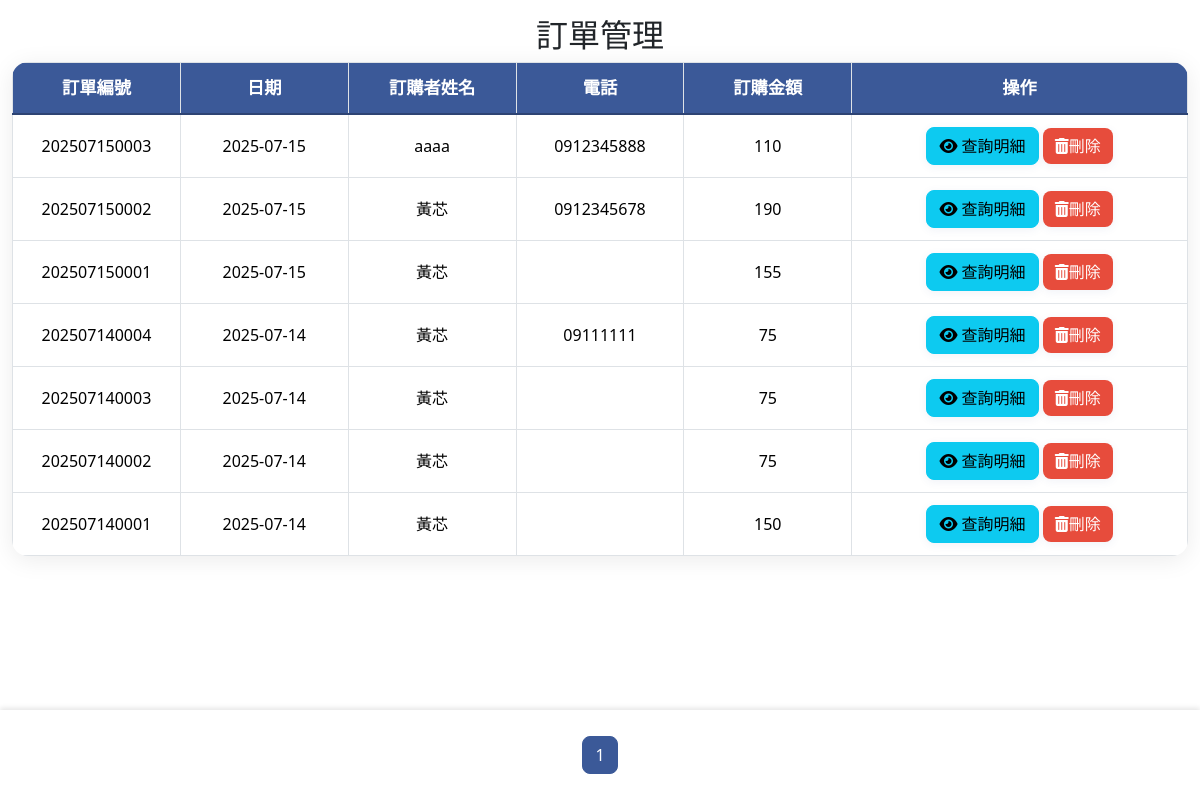
The app's page /backend/bd_query_order.php, older data.
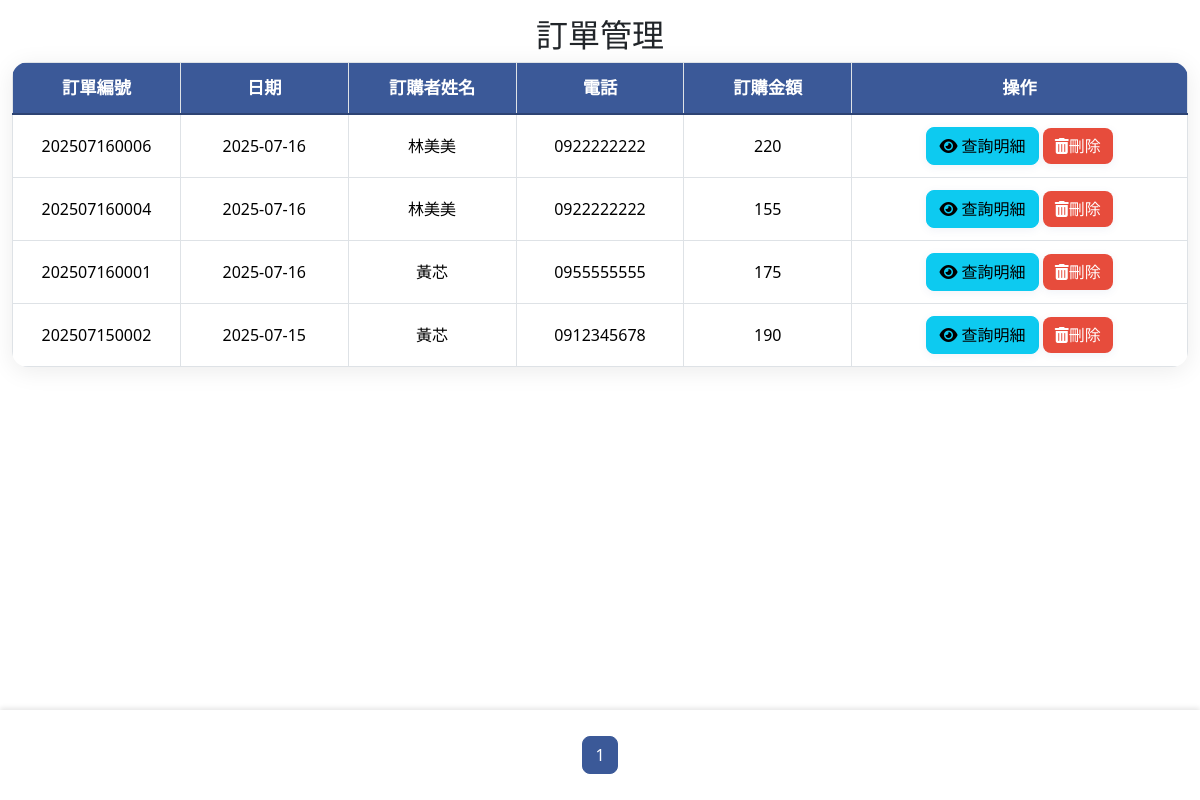
The same page, newer data.
### tables this page shows
CREATE TABLE `order1` (
  `id` int(10) UNSIGNED NOT NULL,
  `date1` date NOT NULL,
  `or_no` varchar(20) NOT NULL,
  `acc` text NOT NULL,
  `name` text NOT NULL,
  `amt` int(11) NOT NULL DEFAULT 0,
  `tel` varchar(20) NOT NULL,
  `created_time` timestamp NOT NULL DEFAULT current_timestamp(),
  `updated_time` timestamp NOT NULL DEFAULT current_timestamp() ON UPDATE current_timestamp()
);

### api/db.php (called while the page is built, shortened)
<?php
class DB{
  private $dsn="mysql:host=localhost;dbname=tieat;charset=utf8";
  private $pdo;
  private $table;
  function __construct($table)
  {
    $this->table=$table;
    $this->pdo=new PDO($this->dsn,'root','');
  }
  function all(...$arg){
   $sql="select * from $this->table ";
   if(isset($arg[0])){
     if(is_array($arg[0])){
        $tmp=$this->arraytosql($arg[0]);
        $sql.=" where ".join(" and ",$tmp);
     }else{
        $sql.=$arg[0];
     }
   }
   return $this->pdo->query($sql)->fetchAll(PDO::FETCH_ASSOC);
  }
}
?>

### backend/bd_query_order.php (the view, shortened to what this page needs)
<?php
include_once "../api/db.php";
?>
<!DOCTYPE html>
<html lang="en">
<head>
    <link rel="stylesheet" href="https://cdnjs.cloudflare.com/ajax/libs/bootstrap/5.3.7/css/bootstrap.min.css"
 />
    <link rel="stylesheet" href="../css/style2.css">
</head>
<body>
    <?php include 'bd_header.php'; ?>
    <main>
        <div class="container-fluid mt-3">
            <h2 class="text-center">訂單管理</h2>
            <?php $table = 'order1'; ?>
            <table class="table table-bordered table-hover table-fixed">
                <thead>
                    <tr>
                        <th style="width: 10%;">訂單編號</th>
                        <th style="width: 10%;">日期</th>
                        <th style="width: 10%;">訂購者姓名</th>
                        <th style="width: 10%;">電話</th>
                        <th style="width: 10%;">訂購金額</th>
                        <th style="width: 20%;">操作</th>
                    </tr>
                </thead>
                <tbody>
                    <?php
                    $all = count(${ucfirst($table)}->all());
                    $div = 8;
                    $pages = ceil($all / $div);
                    $now = $_GET['p'] ?? 1;
                    $start = ($now - 1) * $div;
                    $rows = ${ucfirst($table)}->all(" order by or_no desc limit $start,$div");
                    foreach ($rows as $row):
                    ?>
                        <tr>
                            <td><?= $row['or_no']; ?></td>
                            <td><?= $row['date1']; ?></td>
                            <td><?= $row['name']; ?></td>
                            <td><?= $row['tel']; ?></td>
                            <td><?= $row['amt']; ?></td>
                            <td>
                                <button class="btn btn-info view-details" data-or-no="<?= $row['or_no']; ?>">
                                    <i class="fa-solid fa-eye"></i> 查詢明細
                                </button>
                                <a class="btn btn-danger" href="../api/delete_order.php?id=<?=$row['id'];?>&table=<?=$table;?>"><i
                                    class="fa-solid fa-trash-can"></i>刪除</a>
                            </td>
                        </tr>
                    <?php endforeach; ?>
                </tbody>
            </table>
            <div class="fixed-footer">
                <div class="container mt-3">
                    <ul class="pagination justify-content-center">
                        <?php for ($i = 1; $i <= $pages; $i++): ?>
                            <li class="page-item <?= ($now == $i) ? 'active' : ''; ?>">
                                <a class="page-link" href="?p=<?= $i; ?>"><?= $i; ?></a>
                            </li>
                        <?php endfor; ?>
                    </ul>
                </div>
            </div>
        </div>
    </main>
</body>
</html>

Row changes from the older to the newer data that the page shows:
removed order1: or_no "202507150003", date1 "2025-07-15", name "aaaa", tel "0912345888", amt "110"
removed order1: or_no "202507150001", date1 "2025-07-15", name "黃芯", amt "155"
removed order1: or_no "202507140004", date1 "2025-07-14", name "黃芯", tel "09111111", amt "75"
removed order1: or_no "202507140003", date1 "2025-07-14", name "黃芯", amt "75"
removed order1: or_no "202507140002", date1 "2025-07-14", name "黃芯", amt "75"
removed order1: or_no "202507140001", date1 "2025-07-14", name "黃芯", amt "150"
added order1: or_no "202507160006", date1 "2025-07-16", name "林美美", tel "0922222222", amt "220"
added order1: or_no "202507160004", date1 "2025-07-16", name "林美美", tel "0922222222", amt "155"
added order1: or_no "202507160001", date1 "2025-07-16", name "黃芯", tel "0955555555", amt "175"
